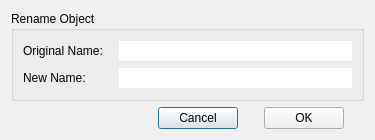
<?xml version="1.0" encoding="UTF-8"?>
<ui version="4.0">
 <class>Rename</class>
 <widget class="QDialog" name="Rename">
  <property name="geometry">
   <rect>
    <x>0</x>
    <y>0</y>
    <width>375</width>
    <height>140</height>
   </rect>
  </property>
  <property name="minimumSize">
   <size>
    <width>375</width>
    <height>140</height>
   </size>
  </property>
  <property name="maximumSize">
   <size>
    <width>16777215</width>
    <height>140</height>
   </size>
  </property>
  <property name="windowTitle">
   <string>Rename</string>
  </property>
  <property name="windowIcon">
   <iconset resource="icons.qrc">
    <normaloff>:/icons/setting.png</normaloff>:/icons/setting.png</iconset>
  </property>
  <layout class="QVBoxLayout" name="verticalLayout_2">
   <item>
    <widget class="QGroupBox" name="groupBox">
     <property name="title">
      <string>Rename Object</string>
     </property>
     <layout class="QVBoxLayout" name="verticalLayout">
      <item>
       <layout class="QHBoxLayout" name="horizontalLayout_2">
        <item>
         <widget class="QLabel" name="label">
          <property name="minimumSize">
           <size>
            <width>90</width>
            <height>20</height>
           </size>
          </property>
          <property name="maximumSize">
           <size>
            <width>90</width>
            <height>20</height>
           </size>
          </property>
          <property name="text">
           <string>Original Name:</string>
          </property>
         </widget>
        </item>
        <item>
         <widget class="QLineEdit" name="nameOrig">
          <property name="frame">
           <bool>false</bool>
          </property>
         </widget>
        </item>
       </layout>
      </item>
      <item>
       <layout class="QHBoxLayout" name="horizontalLayout">
        <item>
         <widget class="QLabel" name="label_2">
          <property name="minimumSize">
           <size>
            <width>90</width>
            <height>20</height>
           </size>
          </property>
          <property name="maximumSize">
           <size>
            <width>90</width>
            <height>20</height>
           </size>
          </property>
          <property name="text">
           <string>New Name:</string>
          </property>
         </widget>
        </item>
        <item>
         <widget class="QLineEdit" name="nameNew">
          <property name="frame">
           <bool>false</bool>
          </property>
         </widget>
        </item>
       </layout>
      </item>
     </layout>
    </widget>
   </item>
   <item>
    <layout class="QHBoxLayout" name="horizontalLayout_3">
     <item>
      <spacer name="horizontalSpacer">
       <property name="orientation">
        <enum>Qt::Horizontal</enum>
       </property>
       <property name="sizeHint" stdset="0">
        <size>
         <width>40</width>
         <height>20</height>
        </size>
       </property>
      </spacer>
     </item>
     <item>
      <widget class="QPushButton" name="btnCancel">
       <property name="text">
        <string>Cancel</string>
       </property>
      </widget>
     </item>
     <item>
      <spacer name="horizontalSpacer_3">
       <property name="orientation">
        <enum>Qt::Horizontal</enum>
       </property>
       <property name="sizeType">
        <enum>QSizePolicy::Fixed</enum>
       </property>
       <property name="sizeHint" stdset="0">
        <size>
         <width>20</width>
         <height>20</height>
        </size>
       </property>
      </spacer>
     </item>
     <item>
      <widget class="QPushButton" name="btnOk">
       <property name="text">
        <string>OK</string>
       </property>
      </widget>
     </item>
     <item>
      <spacer name="horizontalSpacer_2">
       <property name="orientation">
        <enum>Qt::Horizontal</enum>
       </property>
       <property name="sizeType">
        <enum>QSizePolicy::Fixed</enum>
       </property>
       <property name="sizeHint" stdset="0">
        <size>
         <width>20</width>
         <height>20</height>
        </size>
       </property>
      </spacer>
     </item>
    </layout>
   </item>
  </layout>
 </widget>
 <resources>
  <include location="icons.qrc"/>
 </resources>
 <connections/>
</ui>
